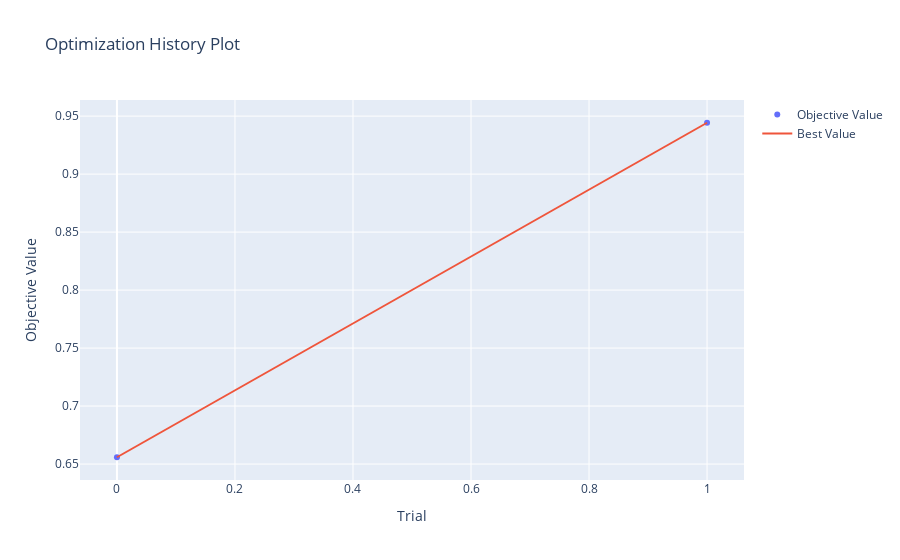

Write notebook code for a chart like this one.
### Code cell
visualization.plot_optimization_history(catboost_study)

### Figure 1 — Plotly figure (JSON) as saved in the notebook; plotly's stock layout.template omitted (floating-point values rounded to 4 significant figures)
{"data": [{"mode": "markers", "name": "Objective Value", "x": [0, 1], "y": [0.6559, 0.9443], "type": "scatter"}, {"mode": "lines", "name": "Best Value", "x": [0, 1], "y": [0.6559, 0.9443], "type": "scatter"}, {"marker": {"color": "#cccccc"}, "mode": "markers", "name": "Infeasible Trial", "showlegend": false, "x": [], "y": [], "type": "scatter"}], "layout": {"title": {"text": "Optimization History Plot"}, "xaxis": {"title": {"text": "Trial"}}, "yaxis": {"title": {"text": "Objective Value"}}}}
